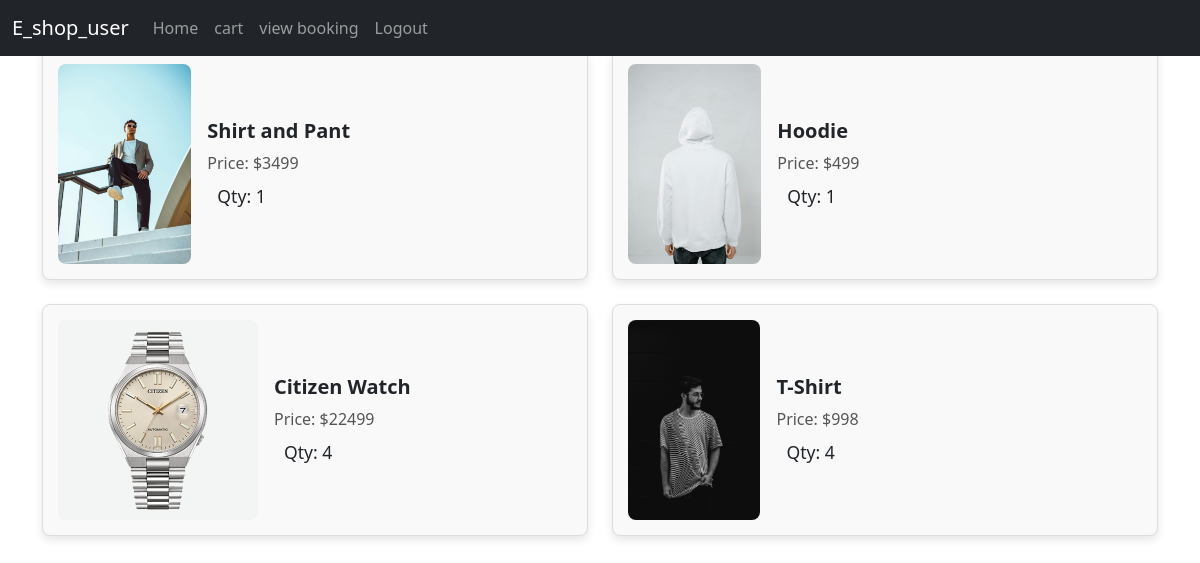
Page /bookings (signed in) on the committed database.
### app/models.py (models this page shows)
class Buy(models.Model):
    product=models.ForeignKey(Product,on_delete=models.CASCADE)
    user=models.ForeignKey(User,on_delete=models.CASCADE)
    qty=models.IntegerField()
    price=models.IntegerField()
    data=models.DateField(auto_now_add=True)

class Product(models.Model):
    pid=models.TextField()
    name=models.TextField()
    dis=models.TextField()
    price=models.IntegerField()
    offer_price=models.IntegerField()
    stock=models.IntegerField()
    img=models.FileField()

### app/views.py (the view)
# urls.py: path('bookings',views.bookings),
def bookings(req):
    user=User.objects.get(username=req.session['user'])
    buy=Buy.objects.filter(user=user)[::-1]
    return render(req,'user/bookings.html',{'bookings':buy})

### template/user/bookings.html (shortened to what this page needs)
<!DOCTYPE html>
<html lang="en">
<head>
    <link href="https://cdn.jsdelivr.net/npm/bootstrap@5.3.3/dist/css/bootstrap.min.css" rel="stylesheet">
</head>
<body>
    <nav class="navbar navbar-expand-sm bg-dark navbar-dark fixed-top">
        <div class="container-fluid">
          <a class="navbar-brand" href="">E_shop_user</a>
          <div class="collapse navbar-collapse" id="collapsibleNavbar">
            <ul class="navbar-nav">
              <li class="nav-item">
                <a class="nav-link" href="../user_home">Home</a>
              </li>
              <li class="nav-item">
                <a class="nav-link" href="../view_cart">cart</a>
              </li>
              <li class="nav-item">
                <a class="nav-link" href="">view booking</a>
              </li>
              <li class="nav-item">
                <a class="nav-link" href="logout">Logout</a>
              </li>
            </ul>
          </div>
        </div>
      </nav>
    <div class="container py-5">
        <div class="row g-4 align-items-center">
            {% for i in bookings %}
            <div class="col-lg-6 col-md-12">
                <div class="cart-item d-flex align-items-center">
                    <div class="cart-item-image">
                        <img src="{{ i.product.img.url }}" alt="{{ i.product.name }}" class="img-fluid" style="max-height: 200px; object-fit: cover;">
                    </div>
                    <div class="cart-item-details ms-3">
                        <h4 class="product-name">{{ i.product.name }}</h4>
                        <p class="product-price">Price: ${{ i.product.offer_price }}</p>
                        <div class="quantity-controls d-flex align-items-center">
                            <span class="qty">Qty: {{ i.qty }}</span>
                        </div>
                    </div>
                </div>
            </div>
            {% endfor %}
        </div>
    </div>
</body>
</html>

### template/user/bookings.html (style rules this page uses)
a { text-decoration: none; }
.cart-item { border: 1px solid #ddd; padding: 15px; border-radius: 8px; background-color: #f9f9f9; box-shadow: 0 4px 8px rgba(0, 0, 0, 0.1); transition: transform 0.3s ease, box-shadow 0.3s ease; }
.cart-item-image img { width: 100%; border-radius: 8px; max-width: 200px; object-fit: cover; }
.cart-item-details { flex-grow: 1; }
.product-name { font-size: 1.25rem; font-weight: bold; margin-bottom: 0.5rem; }
.product-price { font-size: 1rem; color: #555; margin-bottom: 0.5rem; }
.quantity-controls .qty { font-size: 1.1rem; margin: 0 10px; }

### rows in the picture
Buy: product.img (picture), product.name "Shirt and Pant", product.offer_price "3499", qty "1"
Buy: product.img (picture), product.name "Hoodie", product.offer_price "499", qty "1"
Buy: product.img (picture), product.name "Citizen Watch", product.offer_price "22499", qty "4"
Buy: product.img (picture), product.name "T-Shirt", product.offer_price "998", qty "4"
